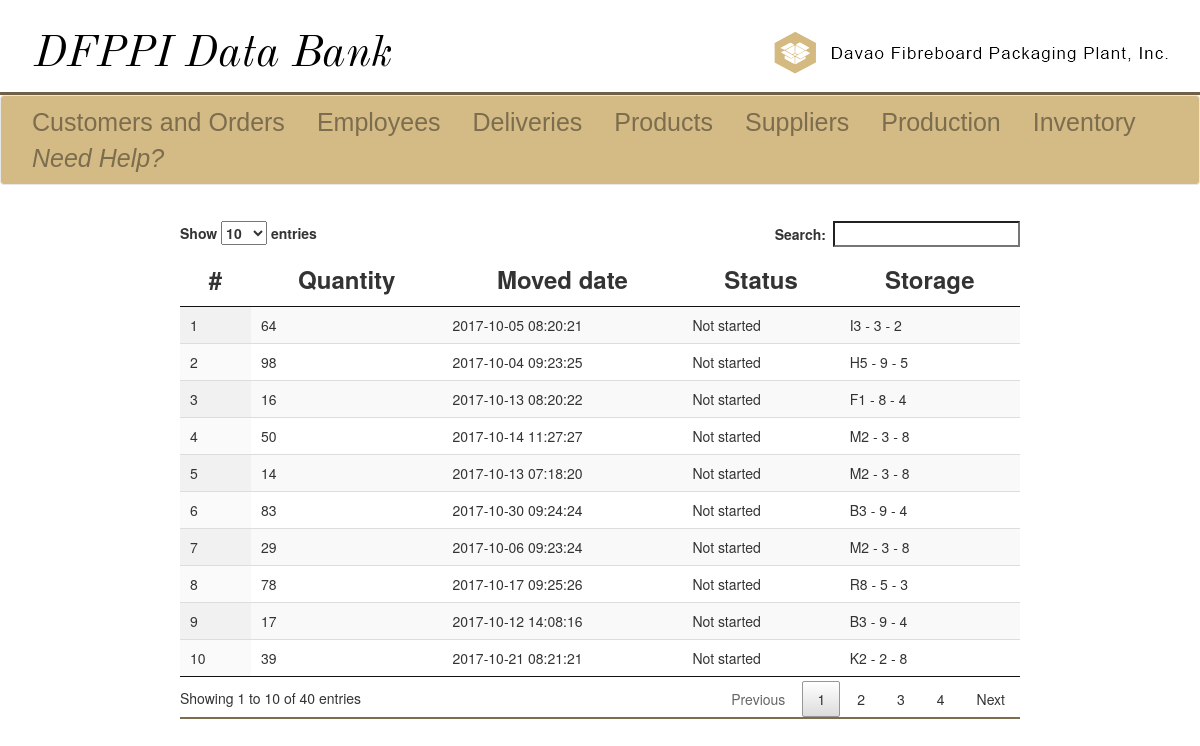
Before: /deliveries-stp-view.php (signed in) with the older database file.
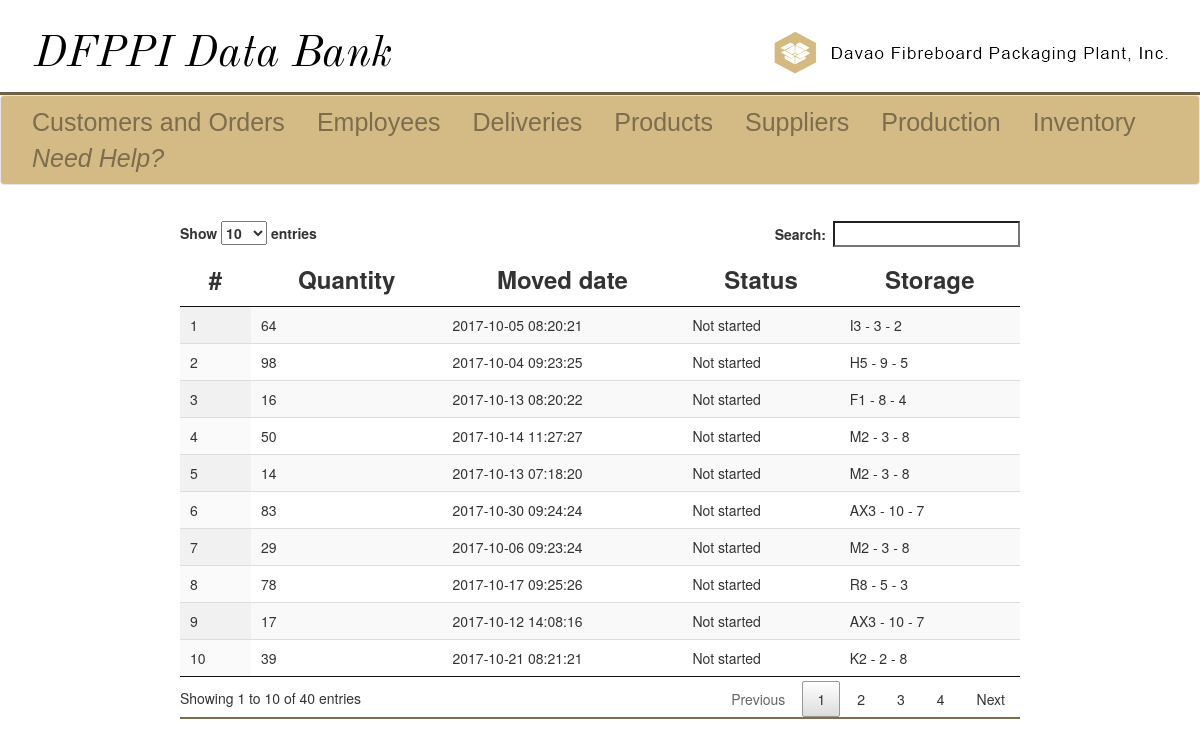
After: the same page with the newer database file.
### tables this page shows
CREATE TABLE `storage_delivery_products` (
  `sdp_Id` int(11) NOT NULL,
  `sdp_quantity` varchar(16) NOT NULL COMMENT 'Quantity moved to delivery',
  `sdp_weight` varchar(16) NOT NULL COMMENT 'Total weight moved to delivery',
  `sdp_dateTime` datetime NOT NULL DEFAULT CURRENT_TIMESTAMP COMMENT 'When it was moved to delivery',
  `s_Id` int(11) NOT NULL,
  `d_Id` int(11) NOT NULL
);

CREATE TABLE `storage` (
  `s_Id` int(11) NOT NULL,
  `s_isleLoc` varchar(32) NOT NULL,
  `s_rowLoc` int(8) NOT NULL,
  `s_colLoc` int(8) NOT NULL
);

CREATE TABLE `delivery` (
  `d_Id` int(11) NOT NULL,
  `d_deliverySchedule` date NOT NULL,
  `d_status` enum('Not started','Finished') NOT NULL DEFAULT 'Not started',
  `f_id` int(11) NOT NULL
);

### deliveries-stp-view.php (the view, shortened to what this page needs)
<!DOCTYPE html>
<?php
	require 'sql_connect.php';
	$view = "SELECT *
    FROM storage_delivery_products sdp
    JOIN delivery d
    ON d.d_Id = sdp.d_Id
    JOIN storage s
    ON s.s_Id = sdp.s_Id
    ORDER BY d.d_Id DESC";
	$result= mysqli_query($conn,$view);
?>
<html>
	<head>
		<link rel="stylesheet" href="css/jquery.dataTables.css">
		<link rel = "stylesheet" href = "css/bootstrap.min.css">
		<link rel = "stylesheet" href = "css/design.css">
	</head>
	<body>
		<div class = "ultra-banner">
			<div class = "left-ub">
				<a href = "home.php"><img id = "left-logo" src = "images/ultra-banner.png" alt = "DFPPI Home"></a>
			</div>
			<div class = "right-ub">
				<a href = "http://www.davaofibre.ph"><img id = "right-logo" src = "images/other.png" alt = "Employee Module"></a>
			</div>
		</div>
		<div class = "line-sep">
		</div>
		<nav class="navbar navbar-default" id = "myNav">
			<div class="container-fluid">
				<ul class="nav navbar-nav">
					<li><a id = "li-a" href = "customers.php">Customers and Orders</a></li>
					<li><a id = "li-a" href = "employees.php">Employees</a></li>
					<li><a id = "li-a" href = "deliveries.php">Deliveries</a></li>
					<li><a id = "li-a" href = "products.php">Products</a></li>
					<li><a id = "li-a" href = "supplier.php">Suppliers</a></li>
					<li><a id = "li-a" href = "production.php">Production</a></li>
					<li><a id = "li-a" href = "inventory.php">Inventory</a></li>
					<li><a id = "li-a" href = "docs/manual.html"><i>Need Help?</i></a></li>
				</ul>
			</div>
		</nav>
		<div class = "div-form" id="viewTableOnly">
			<table id="table" class="display">
				<thead>
					<tr>
						<th>#</th>
						<th>Quantity</th>
						<th>Moved date</th>
						<th>Status</th>
						<th>Storage</th>
					</tr>
				</thead>
				<tbody>
					<?php
						while($key = mysqli_fetch_assoc($result)){
                            $s = $key['s_isleLoc']." - ".$key['s_rowLoc']." - ".$key['s_colLoc'];
							echo "<tr>";
							echo "<td>{$key['sdp_Id']}</td>";
							echo "<td>{$key['sdp_quantity']}</td>";
							echo "<td>{$key['sdp_dateTime']}</td>";
                            echo "<td>{$key['d_status']}</td>";
                            echo "<td>{$s}</td>";
							echo "</tr>";
						}
					?>
				</tbody>
			</table>
        </div>
	</body>
</html>

Changed rows visible on the page:
changed through a linked row, storage_delivery_products id 9: s_Id.s_colLoc "B3 - 9 - 4" → "AX3 - 10 - 7"
changed through a linked row, storage_delivery_products id 6: s_Id.s_colLoc "B3 - 9 - 4" → "AX3 - 10 - 7"
